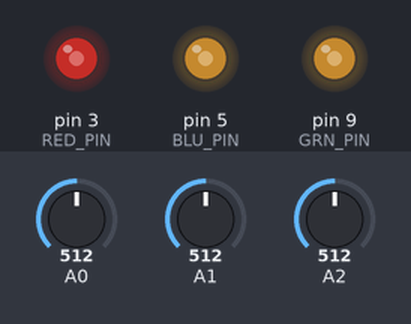
A sketch run on a simulated Arduino Uno, built with avr-gcc and run on an emulated ATmega328P. Shown: output pins drawn as LEDs (lit = HIGH). Inputs (shaded band) come from the test bench; at power-on: A0 = 512, A1 = 512, A2 = 512.

Above: at 1.2 s.
1.3 s: A0 set to 716
At 1.8 s:
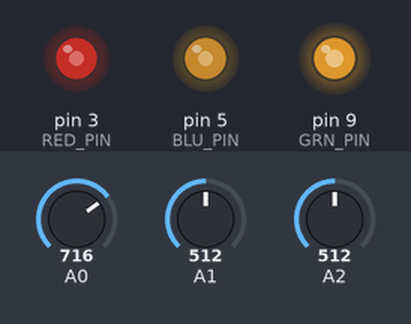
2.8 s: A1 set to 716
At 3.2 s:
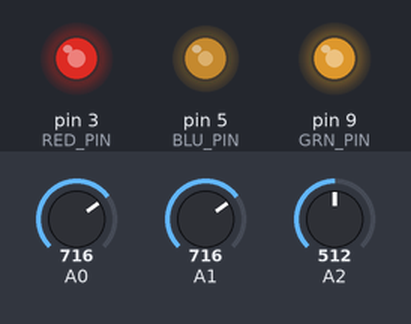
4.3 s: A2 set to 716
At 4.7 s:
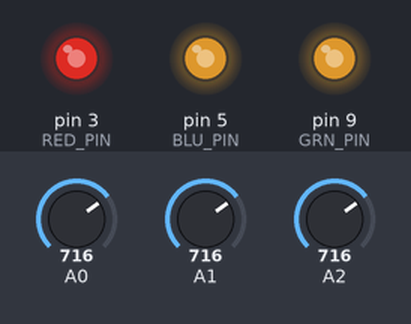
5.8 s: A0 set to 900
At 6.1 s:
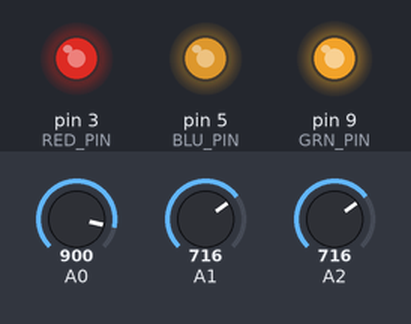
7.3 s: A1 set to 900
At 8.5 s:
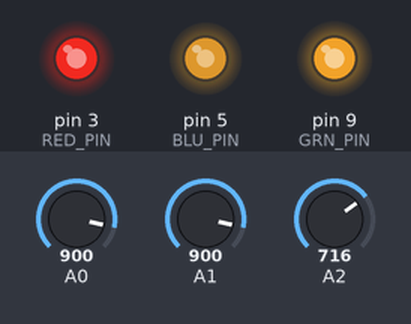
8.8 s: A2 set to 900
At 10.1 s:
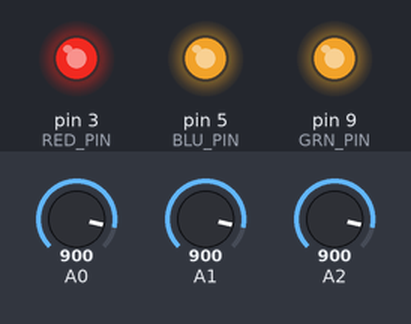
Timing chart, 0 to 11.3 s (numbered marks = the images above; inputs shaded):
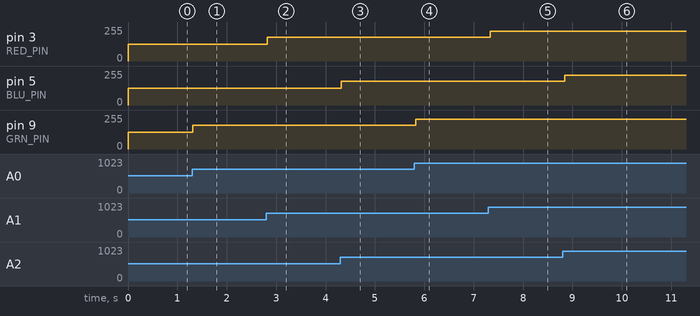

The sketch:

potent_3led_fade.ino
```cpp
int RED_PIN = 3;  // the PWM pin the LED is attached to
int BLU_PIN = 5;  // the PWM pin the LED is attached to
int GRN_PIN = 9;  // the PWM pin the LED is attached to

// the setup routine runs once when you press reset:
void setup() {
  // initialize serial communication at 9600 bits per second:
  Serial.begin(9600);

  // declare respective LED pin to be an output:
  pinMode(RED_PIN, OUTPUT);
  pinMode(BLU_PIN, OUTPUT);
  pinMode(GRN_PIN, OUTPUT);
}

// the loop routine runs over and over again forever:
void loop() {
  // reads the input on analog pin A0-2 (value between 0 and 1023)
  int analogValue1 = analogRead(A0);
  int analogValue2 = analogRead(A1);
  int analogValue3 = analogRead(A2);

  // scales it to brightness (value between 0 and 255)
  int brightness1 = map(analogValue1, 0, 1023, 0, 255);
  int brightness2 = map(analogValue2, 0, 1023, 0, 255);
  int brightness3 = map(analogValue3, 0, 1023, 0, 255);

  // sets the brightness LED that connects
  analogWrite(RED_PIN, brightness2);
  analogWrite(BLU_PIN, brightness3);
  analogWrite(GRN_PIN, brightness1);

  delay(100);
}
```

Measured:
- after the input at 1.3 s, pin 9 (GRN_PIN): 127/255 → 178/255 at once
- after the input at 2.8 s, pin 3 (RED_PIN): 127/255 → 178/255 at once
- after the input at 4.3 s, pin 5 (BLU_PIN): 127/255 → 178/255 at once
- after the input at 5.8 s, pin 9 (GRN_PIN): 178/255 → 224/255 at once
- after the input at 7.3 s, pin 3 (RED_PIN): 178/255 → 224/255 at once
- after the input at 8.8 s, pin 5 (BLU_PIN): 178/255 → 224/255 after 0.05 s
